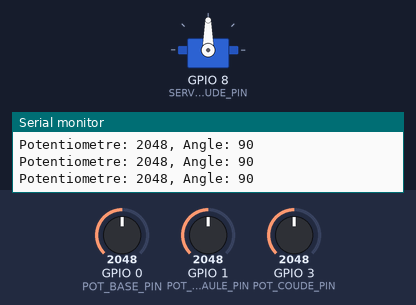
A sketch run on a simulated ESP32. Shown: servo, the last lines printed to the serial monitor. The inputs (shaded band) are chosen by the test bench; at power-on: GPIO 0 (POT_BASE_PIN) = 2048, GPIO 1 (POT_EPAULE_PIN) = 2048, GPIO 3 (POT_COUDE_PIN) = 2048.

Above: at 4.2 s.
4.3 s: GPIO 0 (POT_BASE_PIN) set to 2096
At 4.45 s:
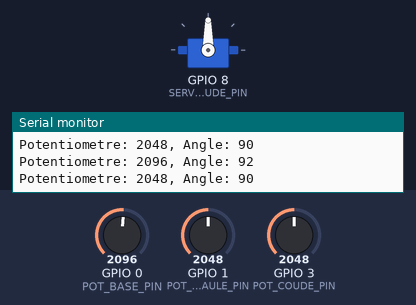
7.3 s: GPIO 1 (POT_EPAULE_PIN) set to 2866
10.3 s: GPIO 3 (POT_COUDE_PIN) set to 1228
At 10.8 s:
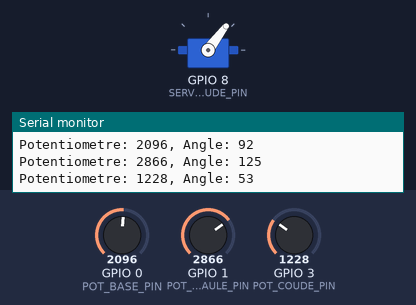
13.3 s: GPIO 1 (POT_EPAULE_PIN) set to 3603
At 13.8 s:
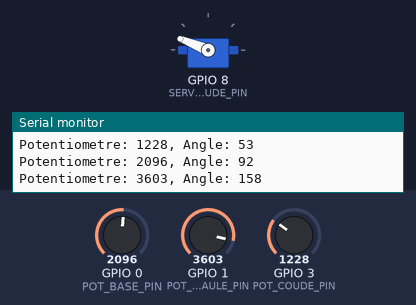
16.3 s: GPIO 3 (POT_COUDE_PIN) set to 491
19.3 s: GPIO 0 (POT_BASE_PIN) set to 4095
At 19.9 s:
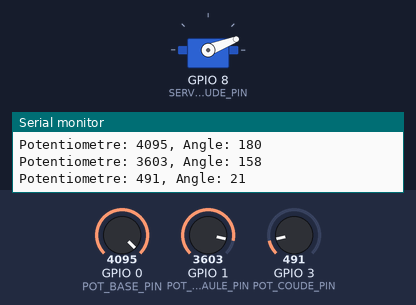
Timing chart, 0 to 23.3 s (numbered marks = the images above; inputs shaded):
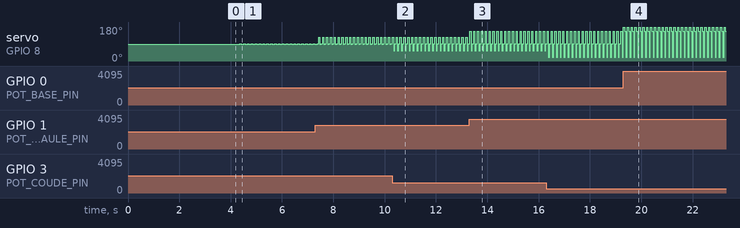

The sketch:

CampsTI_Defi1.ino
```cpp
// Cécile Lepage
// Ajout des bibliothèques de code nécessaire
#include <Arduino.h>  // Bibliothèque de base Arduino/ESP32
#include <ESP32Servo.h> // Bibliothèque pour le contrôle des moteurs

// Déclaration des PINs utilisées (voir schéma électrique)
#define POT_BASE_PIN 0
#define SERVO_BASE_PIN 6


#define POT_EPAULE_PIN 1
#define SERVO_EPAULE_PIN 7

#define POT_COUDE_PIN 3
#define SERVO_COUDE_PIN 8

// Définition de l'objet Servo pour la base
Servo BaseServo;

void setup() {
  // Initialise la communication USB avec l'ordinateur
  Serial.begin(115200);
  delay(1000); // Delai d'une seconde

  // Initialise l'entrée (INPUT) pour lire la valeur du potentiomètre
  pinMode(POT_BASE_PIN, INPUT);

  // Initialise le moteur de la pince
  BaseServo.attach(SERVO_BASE_PIN);

  Serial.begin(115200);
  delay(1000); // Delai d'une seconde

   // Initialise l'entrée (INPUT) pour lire la valeur du potentiomètre
  pinMode(POT_EPAULE_PIN, INPUT);

  // Initialise le moteur de la pince
  BaseServo.attach(SERVO_EPAULE_PIN);

  Serial.begin(115200);
  delay(1000); // Delai d'une seconde

     // Initialise l'entrée (INPUT) pour lire la valeur du potentiomètre
  pinMode(POT_COUDE_PIN, INPUT);

  // Initialise le moteur de la pince
  BaseServo.attach(SERVO_COUDE_PIN);
}

void loop() {
  // Variable de commande moteur
  int pot1_cmd = 0;

  // Lecture de la valeur du capteur
  int pot1Value = analogRead(POT_BASE_PIN);

  // Limiter l'action entre 0 et 180 degrés du moteur
  pot1_cmd = map(pot1Value, 0, 4095, 0, 180);

  // Afficher les valeurs sur le moniteur série
  Serial.println("Potentiometre: " + String(pot1Value) + ", Angle: " + String(pot1_cmd));

  // Envoie de la commande moteur
  BaseServo.write(pot1_cmd);
  delay(50);


  // Variable de commande moteur
  int pot2_cmd = 0;

  // Lecture de la valeur du capteur
  int pot2Value = analogRead(POT_EPAULE_PIN);

  // Limiter l'action entre 0 et 180 degrés du moteur
  pot2_cmd = map(pot2Value, 0, 4095, 0, 180);

  // Afficher les valeurs sur le moniteur série
  Serial.println("Potentiometre: " + String(pot2Value) + ", Angle: " + String(pot2_cmd));

  // Envoie de la commande moteur
  BaseServo.write(pot2_cmd);
  delay(50);


    // Variable de commande moteur
  int pot3_cmd = 0;

  // Lecture de la valeur du capteur
  int pot3Value = analogRead(POT_COUDE_PIN);

  // Limiter l'action entre 0 et 180 degrés du moteur
  pot3_cmd = map(pot3Value, 0, 4095, 0, 180);

  // Afficher les valeurs sur le moniteur série
  Serial.println("Potentiometre: " + String(pot3Value) + ", Angle: " + String(pot3_cmd));

  // Envoie de la commande moteur
  BaseServo.write(pot3_cmd);
  delay(50);
}


/*
Mission supplémentaire : Ajoute l'épaule et le coude !

Maintenant que tu as réussi à faire bouger la base, ton objectif est de modifier ce
code pour ajouter 2 autres potentiomètres (POT_EPAULE_PIN sur la broche
1, et POT_COUDE_PIN sur la broche 3). Sers-toi de l’exemple de la base pour
déclarer tes moteurs, les attacher dans le Setup, et lire leurs valeurs dans la Loop !
*/
```

Measured:
- the behaviour switches between 2070 and 2071 on GPIO 0 (POT_BASE_PIN) (found by bisection; images 0 and 1)
- after the input at 4.3 s, servo on GPIO 8 (SERVO_COUDE_PIN): alternates 92° for 0.05 s and 90° for 0.10 s, starting after 0.06 s
